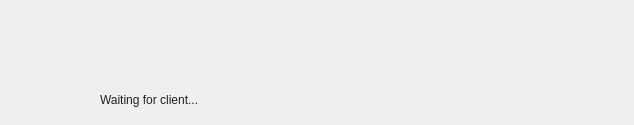
<?xml version="1.0" encoding="UTF-8"?>
<ui version="4.0">
 <class>DialogServer</class>
 <widget class="QDialog" name="DialogServer">
  <property name="geometry">
   <rect>
    <x>0</x>
    <y>0</y>
    <width>634</width>
    <height>125</height>
   </rect>
  </property>
  <property name="windowTitle">
   <string>Dialog</string>
  </property>
  <widget class="QLabel" name="IP_label">
   <property name="geometry">
    <rect>
     <x>60</x>
     <y>10</y>
     <width>521</width>
     <height>61</height>
    </rect>
   </property>
   <property name="styleSheet">
    <string notr="true">
color: rgb(34, 34, 34);
font: 25pt &quot;BYRIL_Sea_Battle2&quot;;
</string>
   </property>
   <property name="text">
    <string/>
   </property>
  </widget>
  <widget class="QLabel" name="WaitingLabel">
   <property name="geometry">
    <rect>
     <x>100</x>
     <y>74</y>
     <width>431</width>
     <height>51</height>
    </rect>
   </property>
   <property name="styleSheet">
    <string notr="true">
font: 25pt &quot;BYRIL_Sea_Battle2&quot;;
color: rgb(34, 34, 34);</string>
   </property>
   <property name="text">
    <string>Waiting for client...</string>
   </property>
  </widget>
 </widget>
 <resources/>
 <connections/>
</ui>
